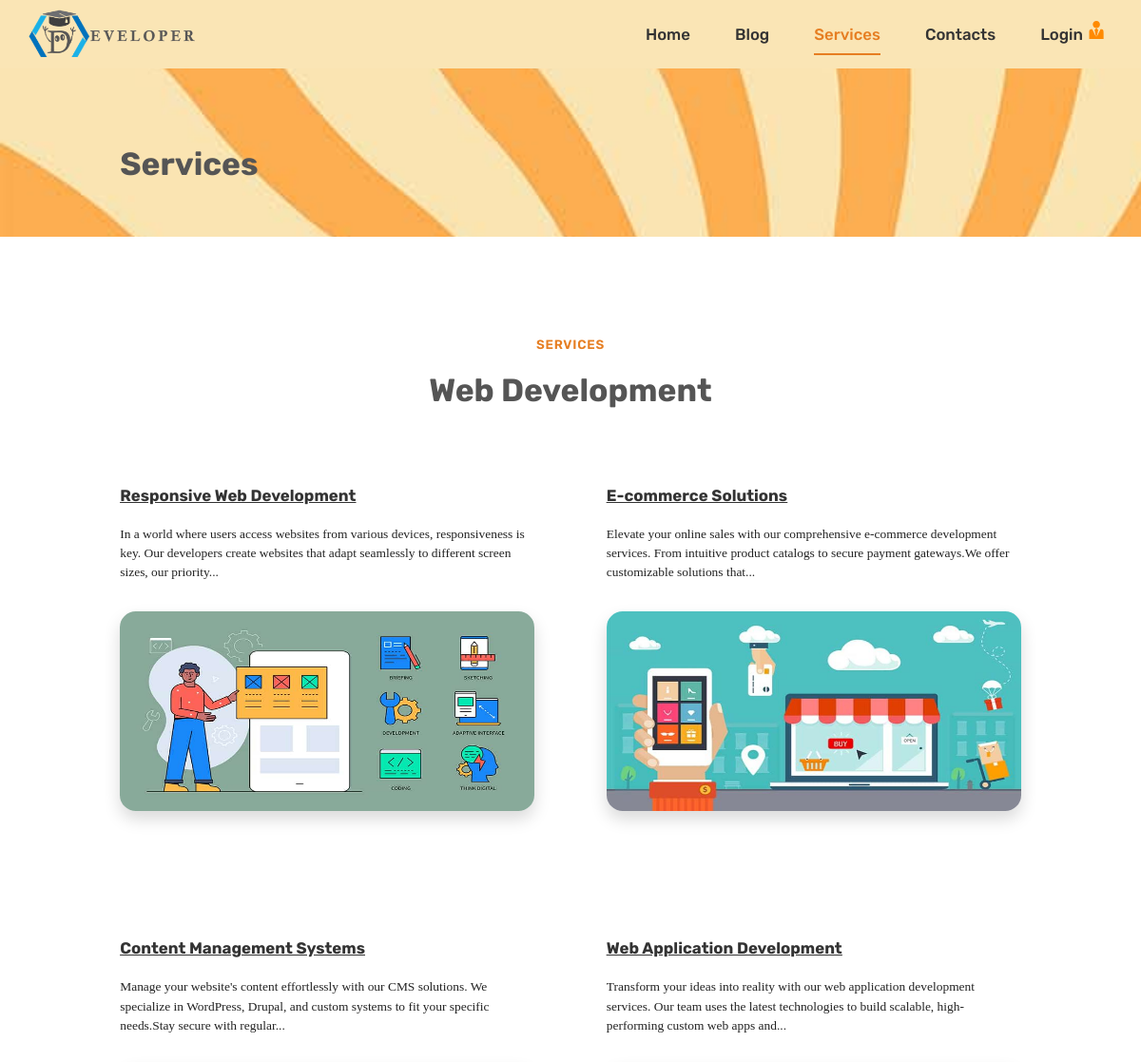
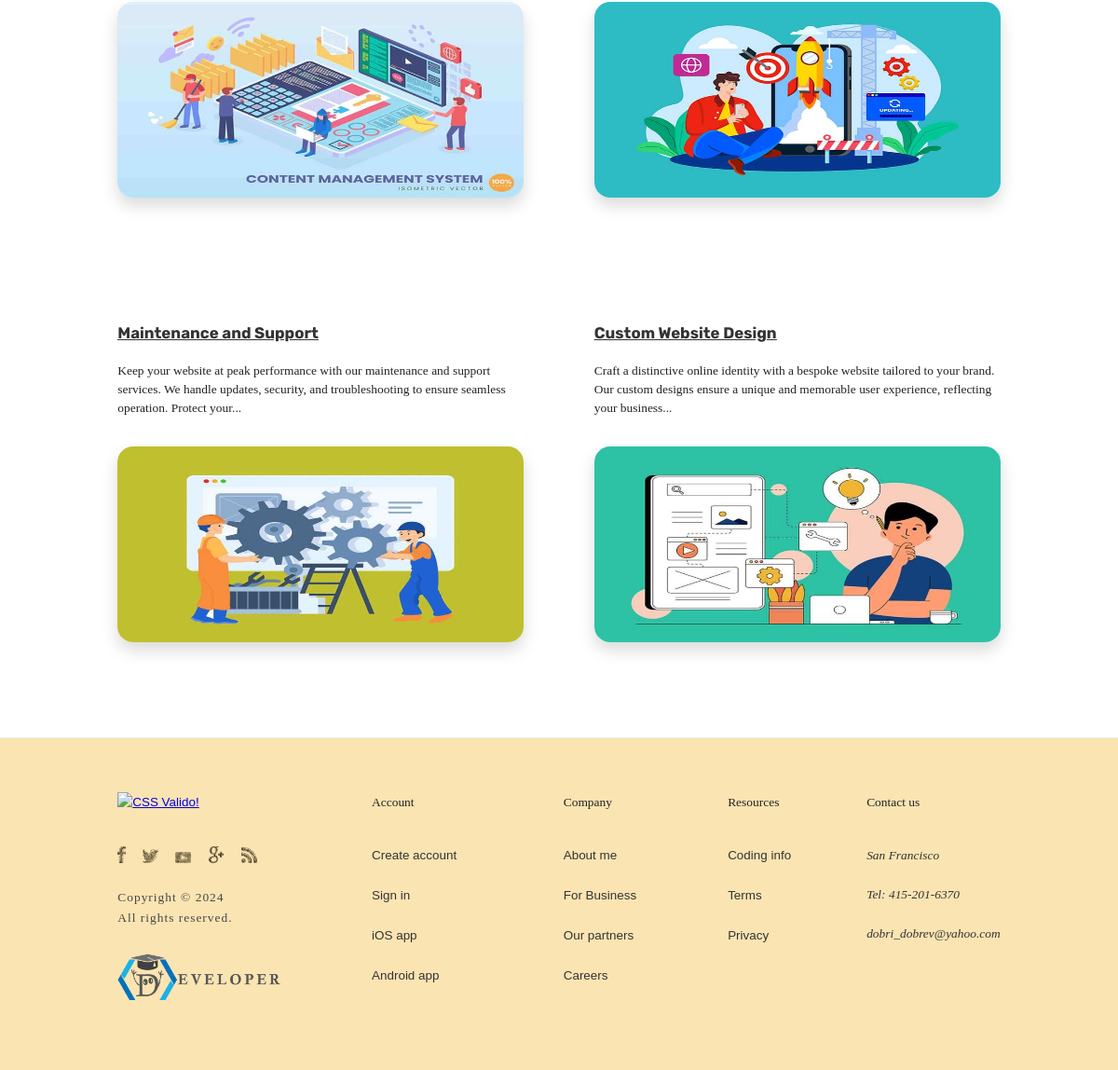
/services.php, run on the app's committed database (2 pictures, top to bottom).
### tables this page shows
CREATE TABLE `pages` (
  `id` int(11) NOT NULL,
  `page_title` varchar(32) NOT NULL,
  `page_url` varchar(32) NOT NULL
);

CREATE TABLE `services` (
  `id` int(3) NOT NULL,
  `title` varchar(64) NOT NULL,
  `description` varchar(180) NOT NULL,
  `content` text NOT NULL,
  `tags` varchar(84) NOT NULL,
  `published_at` timestamp NOT NULL DEFAULT current_timestamp() ON UPDATE current_timestamp(),
  `imageurl` varchar(128) NOT NULL,
  `views` int(11) NOT NULL DEFAULT 0
);

### includes/functions.php (called while the page is built, shortened)
<?php
function fetchData($con_db, $tableName, $condition = '', $orderBy = '', $limit = '')
{
    $sql = "SELECT * FROM $tableName";
    if (!empty($condition)) {
        $sql .= " WHERE $condition";
    }
    if (!empty($orderBy)) {
        $sql .= " ORDER BY $orderBy";
    }
    $query = mysqli_query($con_db, $sql);
    return mysqli_fetch_all($query, MYSQLI_ASSOC);
}

### services.php (the view, shortened to what this page needs)
<?php
require "includes/mysql-database.php";
require "includes/functions.php";
require "includes/header.php";
require "includes/main.php";
$services = fetchData($con_db, 'services', 'id', 'published_at');
?>
<section class="page-section">
  <div class="container">
    <div class="center-text">
      <span class="sub-heading">Services</span>
      <h2 class="secondary-heading">Web Development</h2>
    </div>
    <div class="service-box martop-big">
    <?php foreach ($services as $service) :
        $serviceImage = $service['imageurl'];
        $serviceTitle = $service['title'];
        $serviceDescription = strip_tags($service['description']);
        $serviceId = $service['id'];
      ?>
        <div class="text-box">
          <h3 class="heading-service">
            <a href="work.php?id=<?= $serviceId ?>" class="service-link" aria-label="$serviceTitle" title="$serviceTitle"><?= $serviceTitle ?></a>
          </h3>
          <p class="service-description"><?= substr($serviceDescription, 0, 180) . '...' ?></p>
          <picture>
            <img src="uploads/<?= $serviceImage ?>" alt="<?= $serviceTitle ?>" title="<?= $serviceTitle ?>" class="gallery-img">
          </picture>
        </div>
      <?php endforeach; ?>
    </div>
  </div>
</section>
<?php
require "includes/footer.php";
?>

### includes/header.php (shortened to what this page needs)
<?php
require_once "mysql-database.php";
require_once "functions.php";
$pages = fetchData($con_db, 'pages', $condition = '', $orderBy = '', $limit = '');
$activeClass = "navigation__link--active";
$currentPage = basename($_SERVER['REQUEST_URI']);
?>
<!DOCTYPE html>
<html lang="en">
<head>
    <link rel="stylesheet" href="./sass/style.min.css">
</head>
<body>
    <header class="primary-header">
        <div class="navigation flex-system space-between flex-ver-center sticky">
            <a href="#" title="logo" aria-label="logo"><img src="./img/logo.png" alt="logo" title="website logo" class="mylogo"></a>
            <label for="hamburger-menu" class="navigation__button">
                <span class="navigation__icon">&nbsp;</span>
            </label>
            <div class="navigation__background">&nbsp;</div>
            <nav class="navigation__main-nav">
                <ul class="navigation__list">
                    <?php foreach ($pages as $menu) :
                        $isActive = basename($menu['page_url']) === $currentPage ? $activeClass  : '';
                    ?>
                        <li class="navigation__item">
                            <a href="<?= $menu['page_url'] ?>" class="navigation__link <?= $isActive ?>" title="<?= $menu['page_title'] ?>" aria-label="<?= $menu['page_title'] ?>">
                                <?= $menu['page_title'] ?>
                            </a>
                        </li>
                    <?php endforeach; ?>
                    <?php if (!isset($_SESSION["username"])) : ?>
                        <li class="navigation__item">
                            <a href="login.php" class="navigation__link <?= ($currentPage == 'login.php') ? $activeClass : '' ?>" title="login" aria-label="login">
                                Login
                                <svg class="login-icon">
                                    <use href="/mysite-mysql/assets/front-icons/symbol-defs.svg#icon-user-tie"></use>
                                </svg>
                            </a>
                        </li>
                    <?php endif; ?>
                </ul>
            </nav>
        </div>
    </header>
    <main>

### data on the page
pages: page_title "Home"
pages: page_title "Blog"
pages: page_title "Services"
pages: page_title "Contacts"
services: title "Responsive Web Development", description "In a world where users access websites from various devices, responsiveness is key. Our developers create websites that adapt seamlessly to different screen sizes, our priority", imageurl (picture)
services: title "E-commerce Solutions", description "Elevate your online sales with our comprehensive e-commerce development services. From intuitive product catalogs to secure payment gateways.We offer customizable solutions that", imageurl (picture)
services: title "Content Management Systems", description "Manage your website's content effortlessly with our CMS solutions. We specialize in WordPress, Drupal, and custom systems to fit your specific needs.Stay secure with regular", imageurl (picture)
services: title "Web Application Development", description "Transform your ideas into reality with our web application development services. Our team uses the latest technologies to build scalable, high-performing custom web apps and", imageurl (picture)
services: title "Maintenance and Support", description "Keep your website at peak performance with our maintenance and support services. We handle updates, security, and troubleshooting to ensure seamless operation. Protect your", imageurl (picture)
services: title "Custom Website Design", description "Craft a distinctive online identity with a bespoke website tailored to your brand. Our custom designs ensure a unique and memorable user experience, reflecting your business", imageurl (picture)

### other printed values
$pageTitle "Services"
